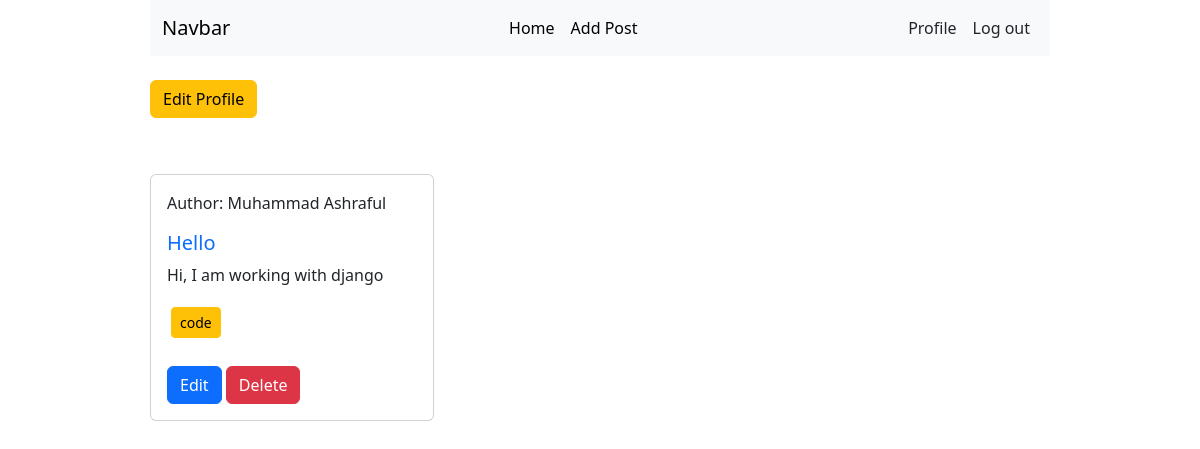
/author/profile/ (signed in), run on an earlier commit of the app's database.
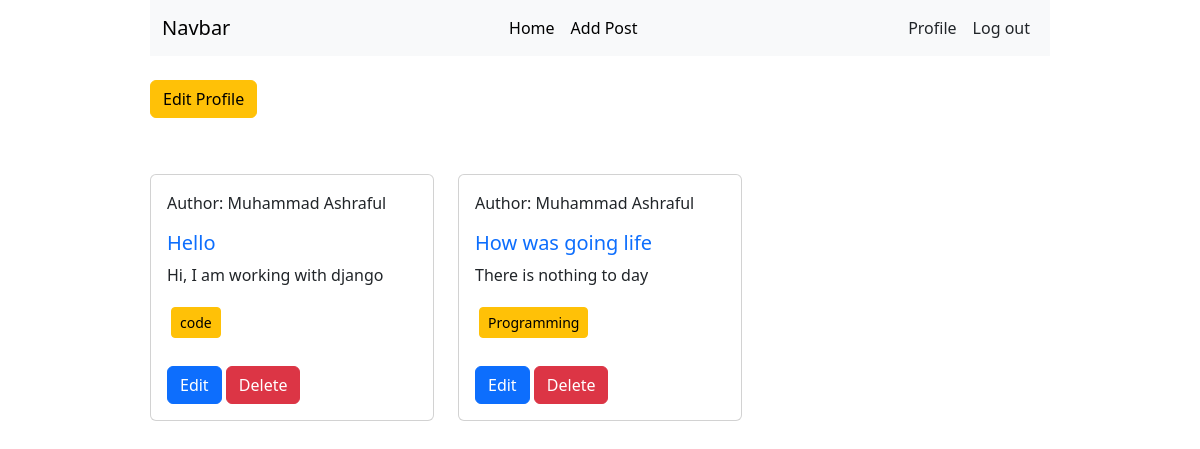
And on a later commit of the database.
### posts/models.py (models this page shows, shortened)
class Post(models.Model):
    title = models.CharField(max_length=50)
    content = models.TextField()
    category = models.ManyToManyField(Category)
    author = models.ForeignKey(User, on_delete=models.CASCADE)

### categories/models.py (models this page shows, shortened)
class Category(models.Model):
    name = models.CharField(max_length=30)

### author/views.py (the view)
# urls.py: path("profile/", views.profile, name="profile"),
@login_required
def profile(request):
    data = Post.objects.filter(author = request.user)
    return render(request, "profile.html", {"data": data})

### author/templates/profile.html (shortened to what this page needs)
{% extends 'base.html' %}
{% load crispy_forms_tags %}
{% block content %}
<a class="btn btn-warning my-2" href="{% url 'edit_profile' %}">Edit Profile</a>
<div class="row mt-5">
    {% for post in data %}
    <div class="col-sm-4 mb-4">
        <div class="card">
            <div class="card-body">
                <p>Author: {{post.author.first_name}}</p>
                <h5 class="card-title text-primary">{{post.title}}</h5>
                <p class="card-text">{{post.content}}</p>
                {% for cat in post.category.all %}
                <button class="btn btn-warning m-1 btn-sm">{{cat.name}}</button>
                {% endfor %}
                <div class="mt-4">
                    <a href="{% url 'edit_post' post.id %}" class="btn btn-primary">Edit</a>
                    <a href="{% url 'delete_post' post.id %}" class="btn btn-danger">Delete</a>
                </div>
            </div>
        </div>
    </div>
    {% endfor %}
</div>
{% endblock content %}

What changed in the data, as far as the page shows it:
added Post: author.first_name "Muhammad Ashraful", title "How was going life", content "There is nothing to day"
added Category: name "Programming", shown under "Muhammad Ashraful"
